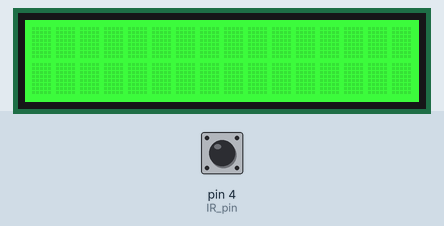
Bench run of a sketch on a simulated Arduino Uno, built with avr-gcc and run on an emulated ATmega328P. Parts: 16×2 character LCD. The inputs (shaded band) are chosen by the test bench; at power-on: pin 4 (IR_pin) HIGH. What the sketch prints to the serial monitor is not drawn.

Above: at 1.2 s.
1.3 s: pin 4 (IR_pin) pulsed LOW 5 times (0.12 s each, 0.3 s apart)
At 2.9 s:
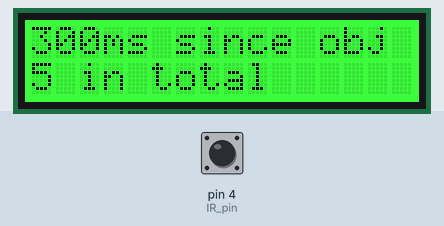
4.3 s: pin 4 (IR_pin) driven LOW
At 5.5 s:
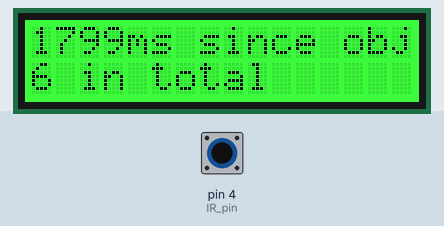
5.8 s: pin 4 (IR_pin) pulsed HIGH 2 times (0.12 s each, 0.3 s apart)
At 7.6 s:
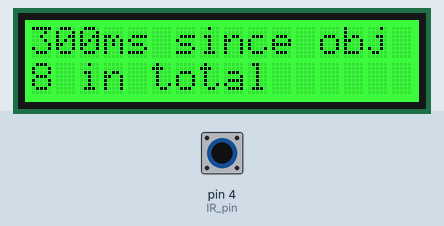
Timing chart, 0 to 9.1 s (numbered marks = the images above; inputs shaded):
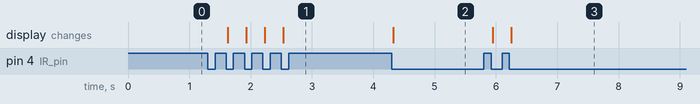

The sketch:

InfraRed-Tacho.ino
```cpp
// include libraries for LCD
#include <Wire.h>
#include "rgb_lcd.h"

rgb_lcd lcd;

const int IR_pin = 4;
const int LCD_colorR = 0;
const int LCD_colorG = 255;
const int LCD_colorB = 0;
const int amount = 6;  // number of spokes to average
const int debounce_time = 10;  // minimum time between objects in ms

unsigned long lastTime = 0;
unsigned long currentTime = 0;
int timeList[amount];
int counter = 0;
int objects = 1;  // counts total objects (gets first updated with 2nd object)

// initializes list by putting int 0 in each element
void initList() {
  for (byte i = 0; i < amount; i++) {
    timeList[i] = 0;
  }
}

void printLCD(unsigned long duration, int objects) {
  // clear LCD and print new time
  lcd.clear();
  lcd.setCursor(0, 0);
  lcd.print(duration);
  lcd.print("ms since obj");
  lcd.setCursor(0, 1);
  lcd.print(objects);
  lcd.print(" in total");
}

// stores times in a list and prints average every [amount] times
void addTime(unsigned long duration) {
  timeList[counter] = duration;
  if (counter == amount - 1) {
    // this code runs every [amount] times
    int total = 0;
    for (byte i = 0; i < amount; i++) {
      total += timeList[i];
    }
    float avgFloat = static_cast<float>(total) / amount;
    int avgInt = static_cast<int>(avgFloat + 0.5);  // round te nearest int
    Serial.println(avgInt);  // print avg of last [amount] times to the console
    counter = 0;
  } else {
    counter++;
  }
  lastTime = currentTime;  // set time for next measurement
}

void waitForObject() {
  while (digitalRead(IR_pin) == HIGH) {
    // do nothing, just wait for an object
  }
}

void waitForSpace() {
  while (digitalRead(IR_pin) == LOW) {
    // do nothing, just wait for the object to leave
  }
}

void setup() {
  pinMode(IR_pin, INPUT);
  lcd.begin(16, 2);  // for a 16 by 2 pixels LCD
  lcd.setRGB(LCD_colorR, LCD_colorG, LCD_colorB);
  initList();
  Serial.begin(9600);
}

void loop() {
  int receiverState = digitalRead(IR_pin);
  if (receiverState == LOW) {
    // code executes if an object is detected
    currentTime = millis();
    if (lastTime != 0) {
      // calculate time between objects
      unsigned long duration = currentTime - lastTime;
      if (duration > debounce_time) {
        // objects within 5ms of the last one will be ignored. This yields better results with poor sensors
        objects++;
        addTime(duration);
        printLCD(duration, objects);
      }
    } else {
      lastTime = currentTime;
    }
    waitForSpace();
  } else {
    // code executes when there is no object
    waitForObject();
  }
}
```

Measured:
- after the input at 1.3 s, the display: first changes after 0.33 s (image 1 shows a later state)
- after the input at 4.3 s, the display: changes at once (image 2)
- after the input at 5.8 s, the display: first changes after 0.15 s (image 3 shows a later state)
